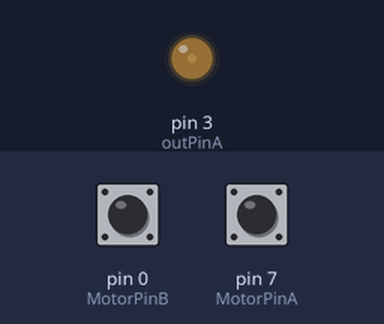
A sketch run on a simulated Arduino Uno, built with avr-gcc and run on an emulated ATmega328P. Parts: output pins drawn as LEDs (lit = HIGH). The test bench sets the inputs (shaded band); at power-on: pin 0 (MotorPinB) HIGH, pin 7 (MotorPinA) HIGH. What the sketch prints to the serial monitor is not drawn.

Above: at 0.1 s.
At 0.9 s:
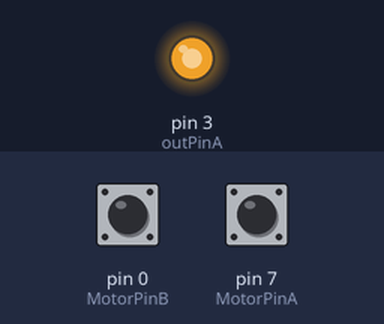
Timing chart, 0 to 2.4 s (numbered marks = the images above):
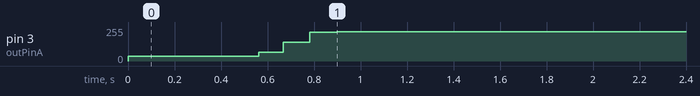

Measured:
- by itself, pin 3 (outPinA): moves from 0/255 to 220/255 over 0.90 s

The sketch:

motor.ino
```cpp
#include <SoftwareSerial.h>
SoftwareSerial DebugSerial(2, 3); // RX, TX

#include <PID_v1.h>
#include "motor.h"

#define min 		35
#define max 		220

#define outPinA		3 // Arduino motor output pins (must be PWM output)
#define outPinB		0
#define outPinC		0

PID PIDA(&motorA.in, &motorA.out, &motorA.set, 20, 0, 0, DIRECT); // Declaring Motor A PID control

void setup() {					// Arduino setup

	DebugSerial.begin(9600); // Debug serial baud rate
	Serial.begin(9600);

	motorInitialise(); // Initialise motors
	PIDA.SetMode(AUTOMATIC); // Setup PID controller
	PIDA.SetOutputLimits(min, max); // Set min and max PWM output (to conserve PWM signal)

	setMode(urban); // Set initial motor positioning mode

  	Serial.println("Setup Complete!");
}

void loop() {					// Arduino loop function

	motorA.UpdateSet(); // Update PID control input parameters
	motorB.UpdateSet();
	motorC.UpdateSet();

	PIDA.Compute(); // Evaluate new PID output signal
	analogWrite(outPinA,motorA.out); // Set output PWM signal to motor A

	motorA.DebugDisplay();
}
```

motor.cpp
```cpp
#include <EnableInterrupt.h>
#include "motor.h"

#define setScaling 	( (0.625*count) - 19 ) // Scale the count mode with encoder speed (linear relationship)

#define MotorPinA	7 // Arduino interrupt input pins (must share the same interrupt vectors)
#define MotorPinB	0
#define MotorPinC 	0

motorClass motorA(0,0), motorB(0,0), motorC(0,0); // Initialising motor constructors

void motorInitialise() {				// Initialising motors

	pinMode(MotorPinA, INPUT_PULLUP); // Initialise Motor A interrupt inputs
		enableInterrupt(MotorPinA, assignEncoderA, FALLING);

	pinMode(MotorPinB, INPUT_PULLUP); // Initialise Motor B interrupt inputs
		enableInterrupt(MotorPinB, assignEncoderB, FALLING);

	pinMode(MotorPinC, INPUT_PULLUP); // Initialise Motor C interrupt inputs
		enableInterrupt(MotorPinC, assignEncoderC, FALLING);
}

void setMode(char mode) {				// Update desired motor position for chosen mode

	switch(mode) {
		case urban:
			motorA.increment = 1;
			motorB.increment = 1;
			motorC.increment = 1;
			break;

		case motorway:
			motorA.increment = 1;
			motorB.increment = 1;
			motorC.increment = 1;
			break;

		case underground:
			motorA.increment = 1;
			motorB.increment = 1;
			motorC.increment = 1;
			break;
	}
}

void motorClass::UpdateSet() {			// Update PID control input parameters

	count += increment; // Running total of motor position

	if (count < 0 ) { // Reset in case of overflow
		encoderPos = 0;
		count = 0;
	}

	set = setScaling; // Update motor PID setpoint
	in = encoderPos; // Update motor PID input
}


void motorClass::Encoder() { 			// Encoder count of the number of motor shaft rotations (pre-gearing)

	encoderPos++; // Increment rotation count (pre-gearing)
}

void motorClass::DebugDisplay() { 		// Print out chosen variable to serial monitor

	Serial.print(in); Serial.print(',');
	Serial.print(set); Serial.print(',');
	Serial.println(out);
}

void assignEncoderA() { motorA.Encoder(); } // Assign Motor A encoder class functions

void assignEncoderB() { motorB.Encoder(); } // Assign Motor B encoder class functions

void assignEncoderC() { motorC.Encoder(); } // Assign Motor C encoder class functions
```

motor.h
```cpp
#ifndef motor_h
#define motor_h

#define urban		1 // Urban road motor speed mode
#define motorway	2 // Motorway motor speed mode
#define underground	3 // London underground motor speed mode

class motorClass {
	private:
		volatile double encoderPos; // Encoder cycle count
		volatile double count; // Running total set cycle count

	public:
		volatile double increment; // Scale of count increment

		char Kp, Ki, Kd; // PID control constants
		double set, in, out; // PID control

		motorClass(double initialSet, double initialPos): set(initialSet), encoderPos(initialPos) {} // Motor class constructor

		void UpdateSet(); // Update PID control input parameters
		void Encoder(); // Increment the encoder count when triggered
		void DebugDisplay(); // Display chosen variable to the serial monitor
};

extern motorClass motorA; // Declaring motor A class
extern motorClass motorB; // Declaring motor B class
extern motorClass motorC; // Declaring motor C class

void motorInitialise(); // Set up motor pins and interrupt functions
void setMode(char mode);

void assignEncoderA(); // Assign the encoder increment function to Motor A when called
void assignEncoderB(); // Assign the encoder increment function to Motor B when called
void assignEncoderC(); // Assign the encoder increment function to Motor C when called

#endif
```
